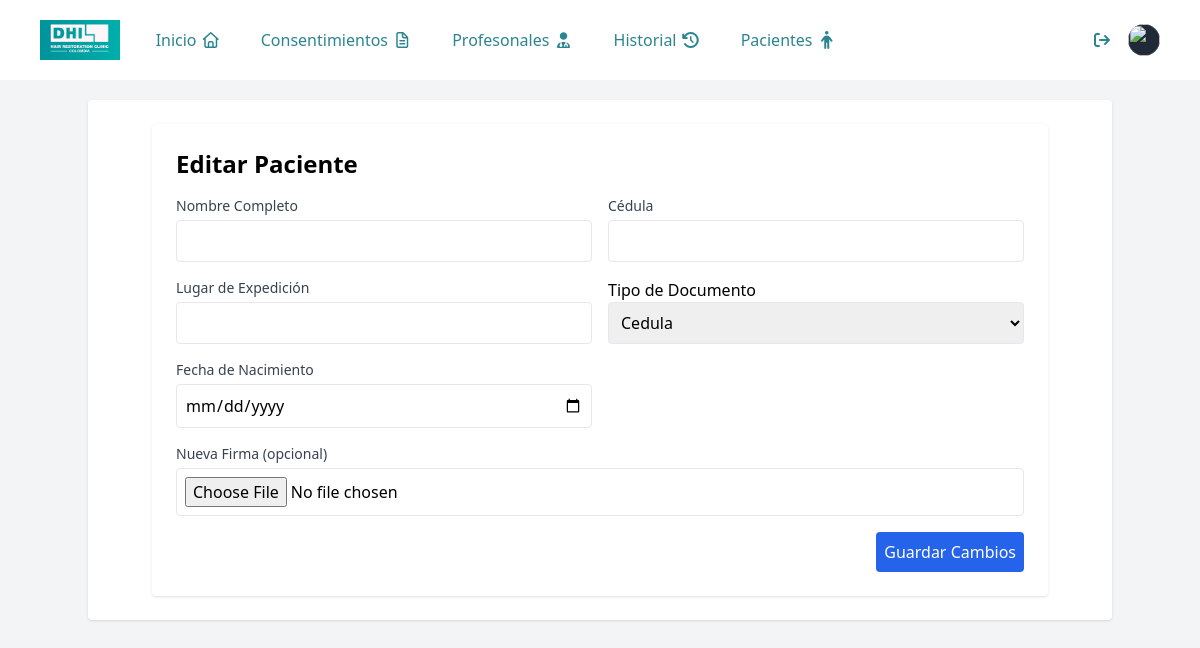
Before: /pacientes/editar/1 with the older database file.
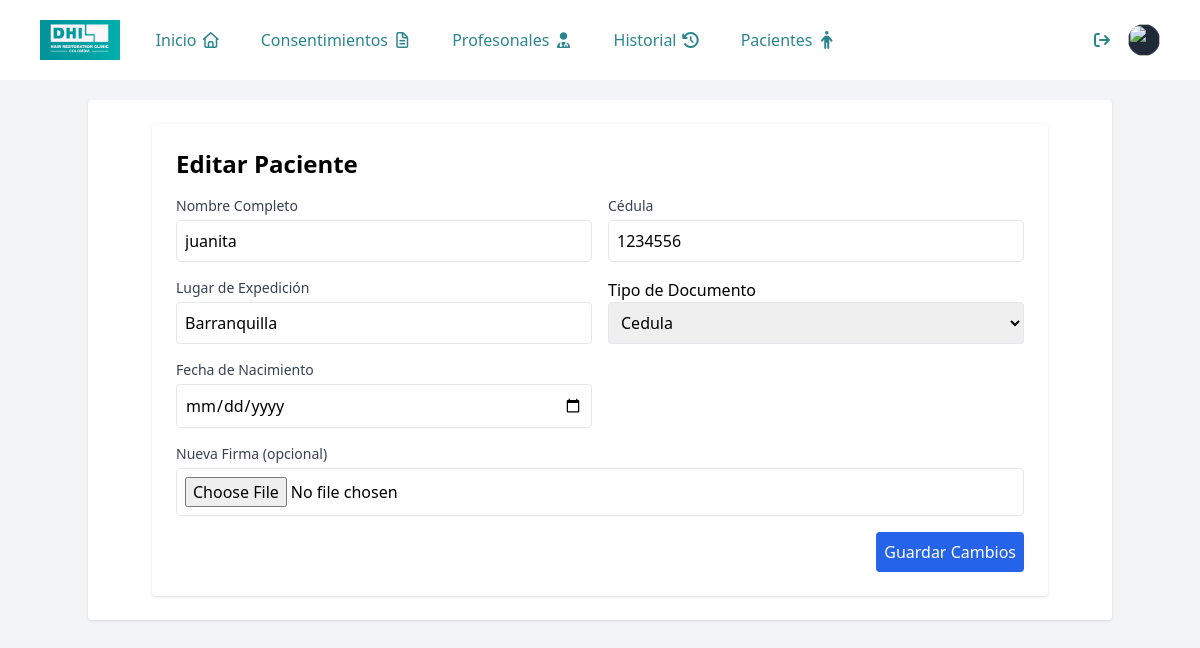
After: the same page with the newer database file.
### tables this page shows
CREATE TABLE pacientes (
        id INTEGER PRIMARY KEY AUTOINCREMENT,
        nombre TEXT NOT NULL,
        cedula TEXT NOT NULL UNIQUE,
        tipo_documento TEXT,
        lugar_expedicion TEXT,
        fecha_nacimiento TEXT,
        firma TEXT
    );

### app.py (the view, shortened to what this page needs)
@app.route("/pacientes/editar/<int:id>", methods=["GET", "POST"])
def pacientes_editar(id):
    db = get_db()
    paciente = db.execute("SELECT * FROM pacientes WHERE id=?", (id,)).fetchone()
    db.close()
    return render_template("pacientes/editar.html", paciente=paciente)

### database.py (called while the page is built)
def get_db():
    conn = sqlite3.connect("database.db")
    conn.row_factory = sqlite3.Row
    return conn

### templates/pacientes/editar.html (shortened to what this page needs)
{% extends "base.html" %} {% block contenido %}
<div class="max-w-4xl mx-auto bg-white p-6 rounded shadow">
  <h1 class="text-2xl font-bold mb-4">Editar Paciente</h1>
  <form
    method="POST"
    action=""
    enctype="multipart/form-data"
    class="grid grid-cols-1 md:grid-cols-2 gap-4"
  >
  <div>
      <label class="block text-sm font-medium text-gray-700"
        >Nombre Completo</label
      >
      <input
        name="nombre"
        value="{{ paciente.nombre }}"
        class="mt-1 w-full border p-2 rounded focus:ring-blue-500 focus:border-blue-500"
      />
    </div>
    <div>
      <label class="block text-sm font-medium text-gray-700">Cédula</label>
      <input
        name="cedula"
        value="{{ paciente.cedula }}"
        class="mt-1 w-full border p-2 rounded focus:ring-blue-500 focus:border-blue-500"
      />
    </div>
    <div>
      <label class="block text-sm font-medium text-gray-700"
        >Lugar de Expedición</label
      >
      <input
        name="lugar_expedicion"
        value="{{ paciente.lugar_expedicion }}"
        class="mt-1 w-full border p-2 rounded focus:ring-blue-500 focus:border-blue-500"
      />
    </div>
    <div>
      <label>Tipo de Documento</label>
      <select name="tipo_documento" class="border p-2 rounded w-full">
        <option value="CC" {% if paciente.tipo_documento == "CC" %}selected{% endif %} >Cedula</option>
      </select>
    </div>
    <div>
      <label class="block text-sm font-medium text-gray-700"
        >Fecha de Nacimiento</label
      >
      <input
        type="date"
        name="fecha_nacimiento"
        value="{{ paciente.fecha_nacimiento }}"
        class="mt-1 w-full border p-2 rounded focus:ring-blue-500 focus:border-blue-500"
      />
    </div>
    <div class="md:col-span-2">
      <label class="block text-sm font-medium text-gray-700"
        >Nueva Firma (opcional)</label
      >
      <input
        type="file"
        name="firma"
        accept="image/*"
        class="mt-1 w-full border p-2 rounded focus:ring-blue-500 focus:border-blue-500"
      />
    </div>
    <div class="md:col-span-2">
      <button
        class="w-full md:w-auto md:float-right bg-blue-600 text-white p-2 rounded hover:bg-blue-700 transition duration-150 ease-in-out"
      >
        Guardar Cambios
      </button>
    </div>
  </form>
</div>
{% endblock %}

### templates/base.html (shortened to what this page needs)
<!DOCTYPE html>
<html lang="es">
<head>
    <script src="https://cdn.tailwindcss.com"></script>
    <link rel="stylesheet" href="{{ url_for('static', filename='fontawesome/css/all.min.css') }}">
    <link rel="stylesheet" href="{{ url_for('static', filename='css/flatpickr.min.css') }}">
<link href="https://cdn.jsdelivr.net/npm/tom-select@2.2.2/dist/css/tom-select.css" rel="stylesheet">
</head>
<body class="bg-gray-100">
    <nav class="relative mb-5 p-2 bg-[#FFFFFF]">
  <div class="mx-auto max-w-7xl px-2 sm:px-6 lg:px-8">
    <div class="relative flex h-16 items-center justify-between">
      <div class="flex flex-1 items-center justify-center sm:items-stretch sm:justify-start">
        <div class="flex shrink-0 items-center">
          <a href="/">
          <img src="/static/img/Logo DHI.png" alt="Your Company" class="h-10 w-auto" />
          </a>
        </div>
        <div class="hidden sm:ml-6 sm:block">
          <div class="flex space-x-4">
            <a href="/" aria-current="page" class=" text-[#2b8590] px-3 py-2 text-1x1 font-medium hover:border-b-2 border-[#2b8590] hover:transition duration-100 ease-in-out ">Inicio <i class="fa-regular fa-house"></i></a>
            <a href="/consentimientos" class=" text-[#2b8590] px-3 py-2 text-1x1 font-medium hover:border-b-2 border-[#2b8590] hover:transition duration-100 ease-in-out">Consentimientos <i class="fa-regular fa-file-lines"></i></a>
            <a href="/personal" class="text-[#2b8590] px-3 py-2 text-1x1 font-medium hover:border-b-2 border-[#2b8590] hover:transition duration-100 ease-in-out">Profesonales <i class="fa-solid fa-user-doctor"></i></a>
            <a href="#" class=" text-[#2b8590] px-3 py-2 text-1x1 font-medium hover:border-b-2 border-[#2b8590] hover:transition duration-100 ease-in-out">Historial <i class="fa-solid fa-clock-rotate-left"></i></a>
            <a href="/pacientes" class=" text-[#2b8590] px-3 py-2 text-1x1 font-medium hover:border-b-2 border-[#2b8590] hover:transition duration-100 ease-in-out">Pacientes <i class="fa-solid fa-person"></i></a>
          </div>
        </div>
      </div>
      <div class="absolute inset-y-0 right-0 flex items-center pr-2 sm:static sm:inset-auto sm:ml-6 sm:pr-0">
        <a href="/login" type="button" class="relative  text-1xl p-1  focus:outline-2 focus:outline-offset-2 focus:outline-indigo-500 text-[#2b8590] hover:border-b-2 border-[#2b8590] hover:transition duration-100 ease-in-out">
          <span class="absolute -inset-1.5"></span>
          <i class="fa-solid fa-arrow-right-from-bracket"></i>
        </a>
        <el-dropdown class="relative ml-3">
          <button class="relative flex rounded-full focus-visible:outline-2 focus-visible:outline-offset-2 focus-visible:outline-indigo-500">
            <span class="absolute -inset-1.5"></span>
            <img src="https://images.unsplash.com/photo-1472099645785-5658abf4ff4e?ixlib=rb-1.2.1&ixid=eyJhcHBfaWQiOjEyMDd9&auto=format&fit=facearea&facepad=2&w=256&h=256&q=80" alt="" class="size-8 rounded-full bg-gray-800 outline -outline-offset-1 outline-white/10" />
          </button>
        </el-dropdown>
      </div>
    </div>
  </div>
</nav>
    <div class="container mx-auto p-6 bg-white shadow rounded">
        {% block contenido %}{% endblock %}
    </div>
</body>
</html>

Changed rows visible on the page:
added pacientes: nombre "juanita", cedula "1234556", lugar_expedicion "Barranquilla"
